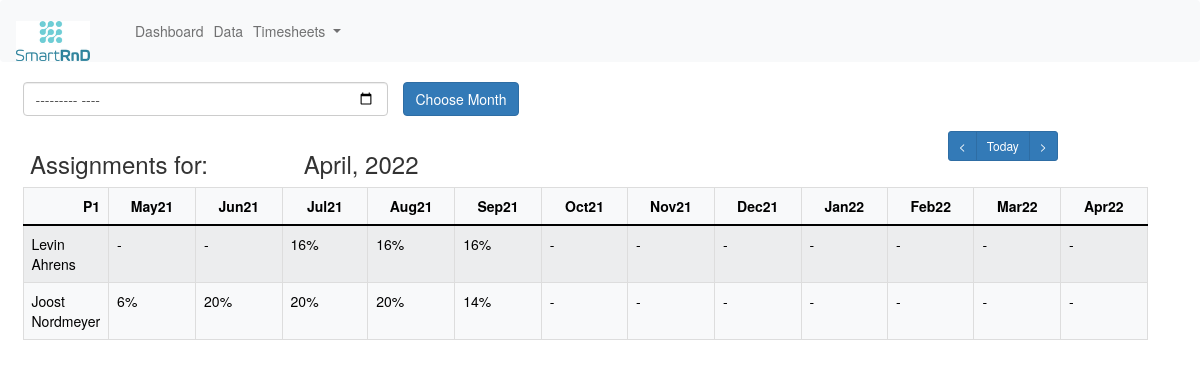
Page /task_in_months/1/65 on the committed database.
### erpapp/models.py (models this page shows, shortened)
class Month(models.Model):
    month_choices = [
        ('January', 'January'),
        ('February', 'February'),
        ('March', 'March'),
        ('April', 'April'),
        ('May', 'May'),
        ('June', 'June'),
        ('July', 'July'),
        ('August', 'August'),
        ('September', 'September'),
        ('October', 'October'),
        ('November', 'November'),
        ('December', 'December')
    ]
    month = models.CharField(max_length=10, choices=month_choices)
    year_choices = [(str(r), str(r)) for r in range(datetime.date.today().year - 10, datetime.date.today().year + 10)]
    year = models.CharField(max_length=5, choices=year_choices, default=str(timezone.now().strftime('%Y')))
    @property
    def name(self):
        return '{}, {}'.format(self.month, self.year)
    def short_name(self):
        return '{}{}'.format(self.month[:3], self.year[-2:])
    class Meta:
        db_table = "month"
        unique_together = ('month', 'year')

class Task(models.Model):
    title = models.CharField('Title', max_length=50, default='Title', unique=True)  # Title of the task
    description = models.CharField('Description', max_length=2400, default='Describe the task!')  # Describes the task
    def __str__(self):
        return self.title
    class Meta:
        db_table = "task"

class Employee(models.Model):
    firstname = models.CharField('First Name', max_length=32)  # Employees first name
    lastname = models.CharField('Last Name', max_length=32)  # Employees last name
    type_choices = [
        ('Undergraduate Assistant', 'Undergraduate Assistant'),
        ('Research Associate', 'Research Associate')
    ]
    type = models.CharField('Type of Employment', choices=type_choices, max_length=32)
    capacity = models.FloatField('Capacity', default=1.0)  # Total capacity of an employee
    hiring_date = models.DateField('Hiring Date')  # Start of contract
    expiration_date = models.DateField('Expiration Date')  # End of contract
    @property
    def fullname(self):
        return '{} {}'.format(self.firstname, self.lastname)
    def __str__(self):
        return self.fullname
    class Meta:
        db_table = "employee"
        unique_together = ('firstname', 'lastname')

### erpapp/views.py (the view, shortened to what this page needs)
# urls.py: path('task_in_months/<int:tsk_id>/', views.task_in_months_no_id),
def task_in_months(request, tsk_id, month_id):
    month_dict = {
        '1': 'January',
        '2': 'February',
        '3': 'March',
        '4': 'April',
        '5': 'May',
        '6': 'June',
        '7': 'July',
        '8': 'August',
        '9': 'September',
        '10': 'October',
        '11': 'November',
        '12': 'December',
    }
    month_dict = {
        '1': 'January',
        '2': 'February',
        '3': 'March',
        '4': 'April',
        '5': 'May',
        '6': 'June',
        '7': 'July',
        '8': 'August',
        '9': 'September',
        '10': 'October',
        '11': 'November',
        '12': 'December',
    }
    month = Month.objects.get(id=month_id)
    date = timezone.now()
    current_year, current_month, _ = str(date).split('-')
    current_month_name = month_dict[str(int(current_month))]
    today = Month.objects.get(month=current_month_name, year=current_year)
    try:
        previous_month = Month.objects.get(id=month_id - 1)
    except Exception:
        previous_month = Month.objects.get(id=month_id)
    try:
        next_month = Month.objects.get(id=month_id + 1)
    except Exception:
        next_month = Month.objects.get(id=month_id)
    task = Task.objects.get(id=tsk_id)
    emps_in_months = []
    for employee in Employee.objects.all():
        employee_info = [employee]
        assignments_percentage = []
        append = False
        for counter, month in enumerate(Month.objects.all()[month_id - 1: month_id + 11]):
            assignments_percentage.append('-')
            for assignment_per_months in AssignmentPerMonth.objects.all():
                if employee.id == assignment_per_months.employee.id and task.id == assignment_per_months.task.id and assignment_per_months.month == month:
                    assignments_percentage[counter] = int(assignment_per_months.percentage * 100)
                    append = True
        if append:
            employee_info.append(assignments_percentage)
            emps_in_months.append(employee_info)
    context = {
        'task': task,
        'emps_in_months': emps_in_months,
        'months': Month.objects.all()[month_id - 1: month_id + 11],
        'month': month,
        'previous_month': previous_month,
        'next_month': next_month,
        'today': today,
    }
    return render(request, 'task_in_months.html', context)

### erpapp/Templates/task_in_months.html (shortened to what this page needs)
{% extends "base.html" %}
{% block content %}
<div class="row">
    <form method="POST" class="post-form">
        <div class="form-group row">
            <div class="col-4">
                <input type="month" name="start_month" id="start_month" class="form-control">
            </div>
            <div class="col-4">
                <input type="submit" value="Choose Month" class="btn btn-primary">
            </div>
        </div>
    </form>
</div>
<div class="row">
    <div class="col-3">
        <h3>Assignments for: </h3>
    </div>
    <div class="col-9">
        <div class="row">
            <div class="col-9">
                <h3>{{ month.name }}</h3>
            </div>
            <div class="col-3">
                <div class="btn-group" role="group" aria-label="Basic example">
                    <a class="btn btn-primary btn-sm" href="{{ previous_month.id }}" role="button"><</a>
                    <a class="btn btn-primary btn-sm" href="{{ today.id }}" role="button">Today</a>
                    <a class="btn btn-primary btn-sm" href="{{ next_month.id }}" role="button">></a>
                </div>
            </div>
        </div>
    </div>
</div>
<div class="row">
    <table class="table table-striped table-bordered table-light" width="100%">
        <thead>
        <tr>
            <th style="text-align: right">{{ task }}</th>
            {% for month in months %}
            <th class="col-xs-1" style="text-align: center">{{ month.short_name }}</th>
            {% endfor %}
        </tr>
        </thead>
        <tbody>
        {% for emp_info in emps_in_months %}
            <tr>
                <td> {{ emp_info.0 }} </td>
            {% for assignment in emp_info.1 %}
                {% if assignment == '-' %}
                <td> {{ assignment }} </td>
                {% else %}
                <td> {{ assignment }}% </td>
                {% endif %}
            {% endfor %}
            </tr>
        {% endfor %}
        </tbody>
    </table>
</div>
{% endblock content %}

### rows in the picture
Month: name "April, 2022", short_name "Apr22"
Task: title "P1"
Month: short_name "May21"
Month: short_name "Jun21"
Month: short_name "Jul21"
Month: short_name "Aug21"
Month: short_name "Sep21"
Month: short_name "Oct21"
Month: short_name "Nov21"
Month: short_name "Dec21"
Month: short_name "Jan22"
Month: short_name "Feb22"
Month: short_name "Mar22"
Employee: firstname+lastname "Levin Ahrens", 1 "-" "-" "-" "-" "-" "-" "-" "-" "-", 1 "16" "16" "16"
Employee: firstname+lastname "Joost Nordmeyer", 1 "6" "20" "20" "20" "14", 1 "-" "-" "-" "-" "-" "-" "-"
